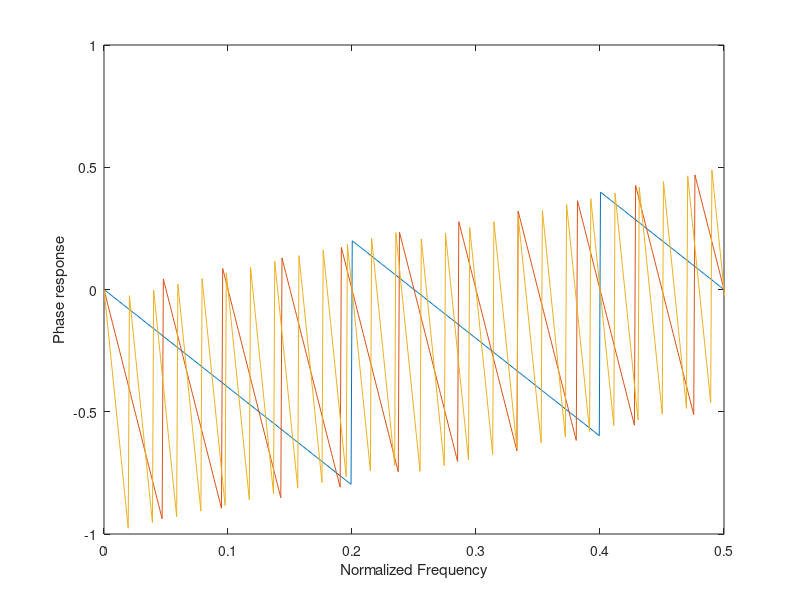

This chart was generated by the following MATLAB code:
clear all;
M = 5;
N = 1024;
n = (0:N-1)*1/1024;
h = ones(1,M)./M; %numerator coefficients
y = fft(h, N);
phase = angle(y);
plot(n, phase/pi)
axis([0, 0.5, -1, 1])
xlabel('Normalized Frequency')
ylabel('Phase Response')

hold on

M = 21;
N = 1024;
n = (0:N-1)*1/1024;
h = ones(1,M)./M; %numerator coefficients
y = fft(h, N);
phase = angle(y);
plot(n, phase/pi)
axis([0, 0.5, -1, 1])
xlabel('Normalized Frequency')
ylabel('Phase Response')

hold on

M = 51;
N = 1024;
n = (0:N-1)*1/1024;
h = ones(1,M)./M; %numerator coefficients
y = fft(h, N);
phase = angle(y);
plot(n, phase/pi)
axis([0, 0.5, -1, 1])
xlabel('Normalized Frequency')
ylabel('Phase response')

saveas(gcf, 'Task1_3', 'png') % Save Figure
shg